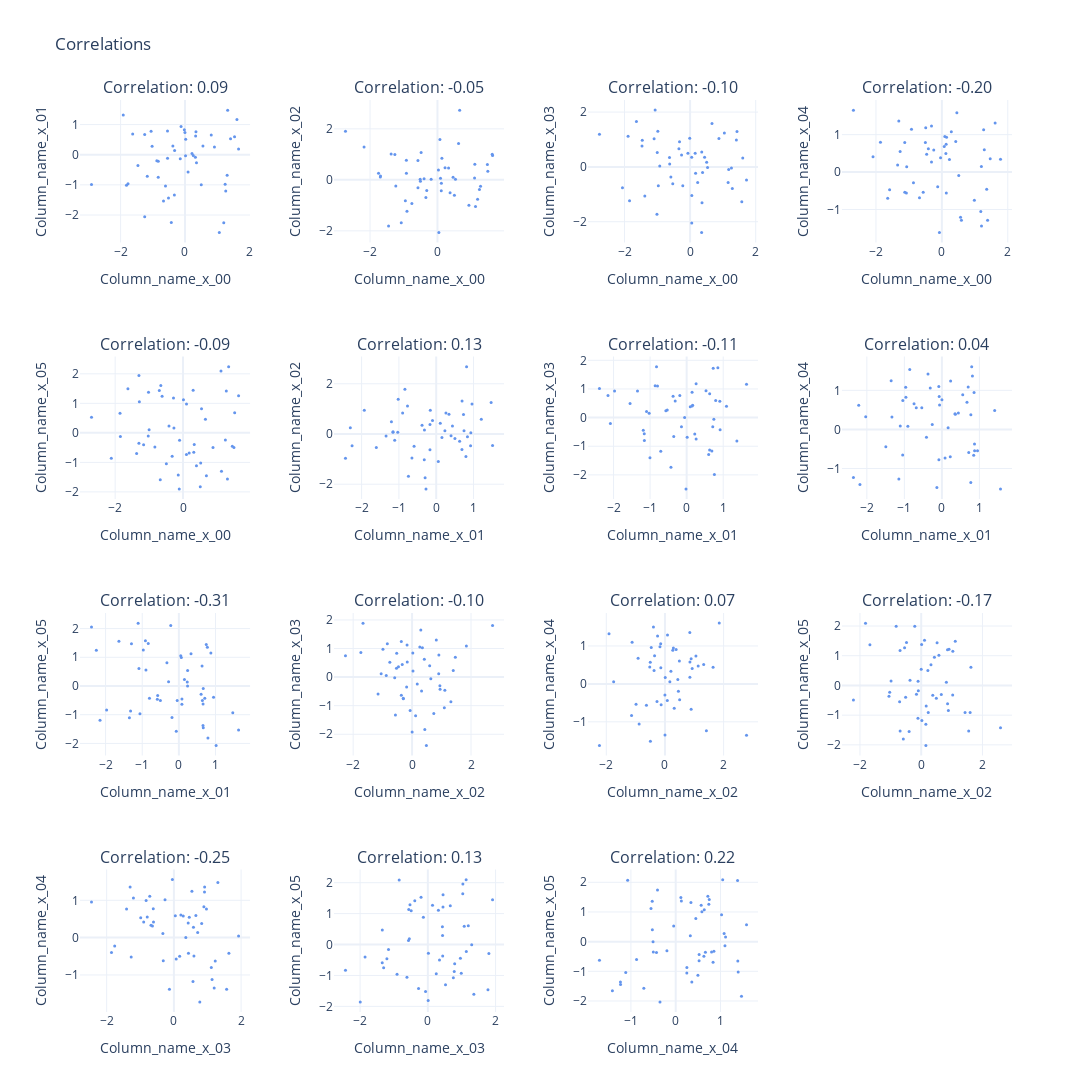

Notebook cell for this chart:
### Code cell
# Correlation plot with a list of pairwise scatter plots

col_names = [
    "column_name_x_00",
    "column_name_x_01",
    "column_name_x_02",
    "column_name_x_03",
    "column_name_x_04",
    "column_name_x_05",
]
pairs = list(itertools.combinations(col_names, r=2))
n_plots = len(pairs)
n_plot_cols = 4
n_plot_rows = math.ceil(n_plots / n_plot_cols)

fig = subplots.make_subplots(
    rows=n_plot_rows,
    cols=n_plot_cols,
    subplot_titles=[
        f"Correlation: {np.corrcoef(d_plot[pair[0]], d_plot[pair[1]])[0, 1]:0.2f}"
        for pair in pairs
    ],
    horizontal_spacing=0.09,
)
for i in range(n_plots):
    x_noise_multiplier = (max(d_plot[pairs[i][0]]) - min(d_plot[pairs[i][0]])) / 50
    y_noise_multiplier = (max(d_plot[pairs[i][1]]) - min(d_plot[pairs[i][1]])) / 50
    fig.add_trace(
        go.Scatter(
            x=d_plot[pairs[i][0]]
            + x_noise_multiplier * np.random.randn(len(d_plot[pairs[i][0]])),
            y=d_plot[pairs[i][1]]
            + y_noise_multiplier * np.random.randn(len(d_plot[pairs[i][1]])),
            name="",
            mode="markers",
            marker=dict(color="cornflowerblue", size=3, symbol="circle"),
        ),
        row=1 + i // n_plot_cols,
        col=1 + i % n_plot_cols,
    )
    fig.update_xaxes(
        title_text=pairs[i][0].capitalize(),
        row=1 + i // n_plot_cols,
        col=1 + i % n_plot_cols,
    )
    fig.update_yaxes(
        title_text=pairs[i][1].capitalize(),
        row=1 + i // n_plot_cols,
        col=1 + i % n_plot_cols,
    )
fig.update_traces(hovertemplate="x: %{x:0.3f}" + "<br>y: %{y:0.3f}")
fig.update_layout(
    template="plotly_white",
    width=1200,
    height=80 + 280 * n_plot_rows,
    title="Correlations",
    legend_title="Legend",
    showlegend=False,
)
